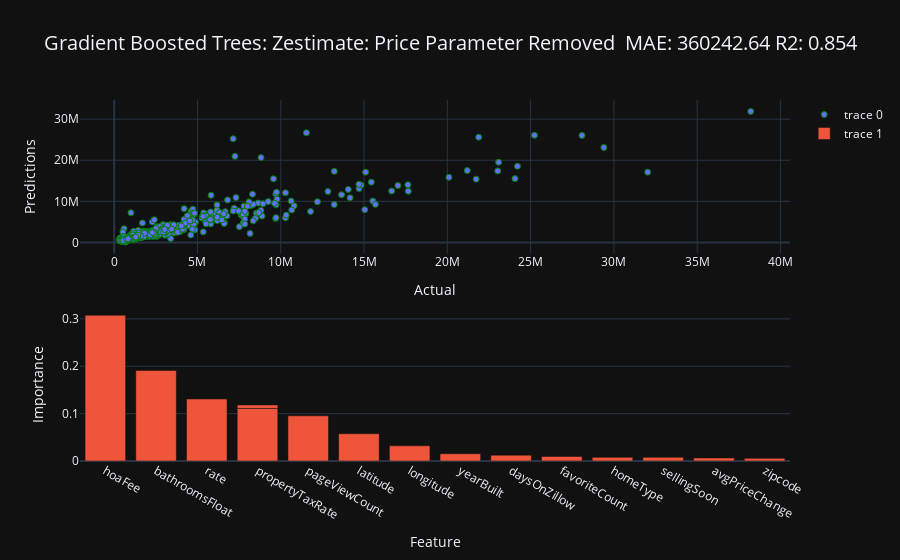

The cell this chart's notebook holds for it:
### Code cell
# Modeling 'Zestimate' Parameter
price_rem = preprocessed_df.drop(columns=['root.property.overview.price'])
X = price_rem.drop(columns=['root.property.pricing.zestimate'])
y = price_rem['root.property.pricing.zestimate']
X_train2, X_test2, y_train2, y_test2 = train_test_split(X, y, test_size=0.2, random_state=42)

gbr = GradientBoostingRegressor(**params)
gbr.fit(X_train2, y_train2)
ypred2 = gbr.predict(X_test2)
mse = mean_squared_error(y_test2, ypred2)
mae = np.mean(np.abs(ypred2 - y_test2))
r2 = r2_score(y_test2, ypred2)
model_name = 'Gradient Boosted Trees: Zestimate: Price Parameter Removed'
print(model_name)
print('MSE: ', mse)
print('MAE: ', mae)
print('R2: ', r2)
logging.info(f'\n-{model_name}- \nMAE: {mae:.3f} MSE: {mse:.3f} R2: {r2:.3f} Params: {params}')

fig = plot_model_predictions(y_test2, ypred2, 'Predictions: Gradient Boosted Trees: Zestimate. Price Parameter Dropped')
fig_imp = plot_feature_importance(gbr, X, 'Feature Importances: Gradient Boosted Trees: Zestimate. Price Parameter Dropped')
fig = stack_plots(fig, fig_imp, model_name, mae, r2)
fig.show()

### Figure 1 — Plotly figure (JSON) as saved in the notebook; plotly's stock layout.template omitted (floating-point values rounded to 4 significant figures; data arrays with more than 128 entries replaced by an {"elided": "..."} marker saying what was removed)
{"data": [{"marker": {"line": {"color": "green", "width": 1}}, "mode": "markers", "type": "scatter", "x": {"elided": "1770 int values"}, "xaxis": "x", "y": {"elided": "1770 float values"}, "yaxis": "y"}, {"type": "bar", "x": ["hoaFee", "bathroomsFloat", "rate", "propertyTaxRate", "pageViewCount", "latitude", "longitude", "yearBuilt", "daysOnZillow", "favoriteCount", "homeType", "sellingSoon", "propertyTaxRate", "avgPriceChange", "zipcode"], "xaxis": "x2", "y": [0.3077, 0.1911, 0.1308, 0.1108, 0.09537, 0.05758, 0.03206, 0.01528, 0.01227, 0.009525, 0.007786, 0.007714, 0.007651, 0.0065, 0.005572], "yaxis": "y2"}], "layout": {"title": {"font": {"size": 20}, "text": "Gradient Boosted Trees: Zestimate: Price Parameter Removed \nMAE: 360242.64 R2: 0.854", "x": 0.5}, "xaxis": {"anchor": "y", "domain": [0, 1], "title": {"text": "Actual"}}, "xaxis2": {"anchor": "y2", "domain": [0, 1], "title": {"text": "Feature"}}, "yaxis": {"anchor": "x", "domain": [0.575, 1], "title": {"text": "Predictions"}}, "yaxis2": {"anchor": "x2", "domain": [0, 0.425], "title": {"text": "Importance"}}}}
